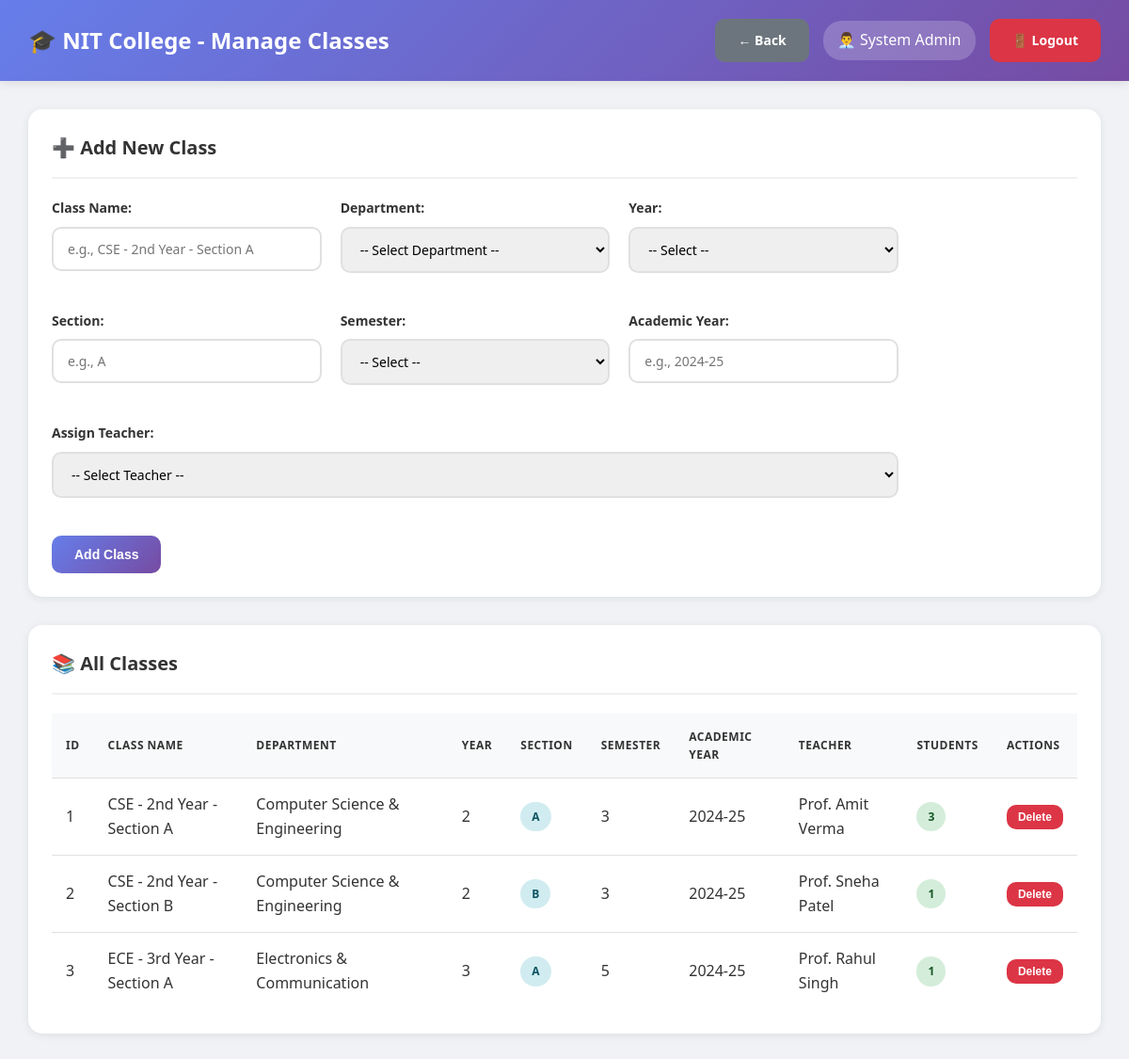
Screenshot of /nit_atttendance_system/admin/manage_classes.php (signed in) with the database file from the repository.
### tables this page shows
CREATE TABLE users (
    id INT AUTO_INCREMENT PRIMARY KEY,
    username VARCHAR(50) UNIQUE NOT NULL,
    password VARCHAR(255) NOT NULL,
    full_name VARCHAR(100) NOT NULL,
    email VARCHAR(100) UNIQUE NOT NULL,
    phone VARCHAR(15),
    role ENUM('admin', 'hod', 'teacher') NOT NULL,
    department_id INT DEFAULT NULL,
    is_active TINYINT(1) DEFAULT 1,
    created_at TIMESTAMP DEFAULT CURRENT_TIMESTAMP,
    FOREIGN KEY (department_id) REFERENCES departments(id) ON DELETE SET NULL
);

CREATE TABLE classes (
    id INT AUTO_INCREMENT PRIMARY KEY,
    class_name VARCHAR(100) NOT NULL,
    department_id INT NOT NULL,
    year INT NOT NULL,
    section VARCHAR(10) NOT NULL,
    teacher_id INT NOT NULL,
    semester INT NOT NULL,
    academic_year VARCHAR(20) NOT NULL,
    created_at TIMESTAMP DEFAULT CURRENT_TIMESTAMP,
    FOREIGN KEY (department_id) REFERENCES departments(id) ON DELETE CASCADE,
    FOREIGN KEY (teacher_id) REFERENCES users(id) ON DELETE CASCADE,
    UNIQUE KEY unique_class (department_id, year, section, semester, academic_year)
);

CREATE TABLE departments (
    id INT AUTO_INCREMENT PRIMARY KEY,
    dept_name VARCHAR(100) NOT NULL,
    dept_code VARCHAR(20) UNIQUE NOT NULL,
    hod_id INT DEFAULT NULL,
    created_at TIMESTAMP DEFAULT CURRENT_TIMESTAMP
);

### nit_atttendance_system/db.php (called while the page is built, shortened)
<?php
$conn = new mysqli(DB_HOST, DB_USER, DB_PASS, DB_NAME);
$conn->set_charset("utf8mb4");
$conn->query("SET time_zone = '+05:30'");
function isLoggedIn() {
    return isset($_SESSION['user_id']) && isset($_SESSION['role']);
}
function getCurrentUser() {
    global $conn;
    $user_id = $_SESSION['user_id'];
    $role = $_SESSION['role'];
    if ($role === 'student') {
        $query = "SELECT * FROM students WHERE id = ?";
    } elseif ($role === 'parent') {
        $query = "SELECT * FROM parents WHERE id = ?";
    } else {
        $query = "SELECT * FROM users WHERE id = ?";
    }
    $stmt = $conn->prepare($query);
    $stmt->bind_param("i", $user_id);
    $stmt->execute();
    $result = $stmt->get_result();
    return $result->fetch_assoc();
}
?>

### nit_atttendance_system/admin/manage_classes.php (the view, shortened to what this page needs)
<?php
require_once '../db.php';
$user = getCurrentUser();
$classes_query = "SELECT c.*, d.dept_name, u.full_name as teacher_name,
                  (SELECT COUNT(*) FROM students WHERE class_id = c.id) as student_count
                  FROM classes c
                  LEFT JOIN departments d ON c.department_id = d.id
                  LEFT JOIN users u ON c.teacher_id = u.id
                  ORDER BY c.class_name";
$classes = $conn->query($classes_query);
?>
<!DOCTYPE html>
<html lang="en">
<head>
    <link rel="stylesheet" href="../assets/style.css">
</head>
<body class="dashboard-container">
    <nav class="navbar">
        <div>
            <h1>🎓 NIT College - Manage Classes</h1>
        </div>
        <div class="user-info">
            <a href="index.php" class="btn btn-secondary">← Back</a>
            <span>👨‍💼 <?php echo htmlspecialchars($user['full_name']); ?></span>
            <a href="../logout.php" class="btn btn-danger">🚪 Logout</a>
        </div>
    </nav>
    <div class="main-content">
        <div class="table-container" style="margin-bottom: 30px;">
            <h3>➕ Add New Class</h3>
            <form method="POST" style="max-width: 900px; display: grid; grid-template-columns: 1fr 1fr 1fr; gap: 20px;">
                <div class="form-group">
                    <label>Class Name:</label>
                    <input type="text" name="class_name" required placeholder="e.g., CSE - 2nd Year - Section A">
                </div>
                <div class="form-group">
                    <label>Department:</label>
                    <select name="department_id" required id="department_select">
                        <option value="">-- Select Department --</option>
                    </select>
                </div>
                <div class="form-group">
                    <label>Year:</label>
                    <select name="year" required>
                        <option value="">-- Select --</option>
                    </select>
                </div>
                <div class="form-group">
                    <label>Section:</label>
                    <input type="text" name="section" required placeholder="e.g., A">
                </div>
                <div class="form-group">
                    <label>Semester:</label>
                    <select name="semester" required>
                        <option value="">-- Select --</option>
                    </select>
                </div>
                <div class="form-group">
                    <label>Academic Year:</label>
                    <input type="text" name="academic_year" required placeholder="e.g., 2024-25">
                </div>
                <div class="form-group" style="grid-column: 1 / -1;">
                    <label>Assign Teacher:</label>
                    <select name="teacher_id" required>
                        <option value="">-- Select Teacher --</option>
                    </select>
                </div>
                <div style="grid-column: 1 / -1;">
                    <button type="submit" name="add_class" class="btn btn-primary">Add Class</button>
                </div>
            </form>
        </div>
        <div class="table-container">
            <h3>📚 All Classes</h3>
            <table>
                <thead>
                    <tr>
                        <th>ID</th>
                        <th>Class Name</th>
                        <th>Department</th>
                        <th>Year</th>
                        <th>Section</th>
                        <th>Semester</th>
                        <th>Academic Year</th>
                        <th>Teacher</th>
                        <th>Students</th>
                        <th>Actions</th>
                    </tr>
                </thead>
                <tbody>
                    <?php while ($class = $classes->fetch_assoc()): ?>
                    <tr>
                        <td><?php echo $class['id']; ?></td>
                        <td><?php echo htmlspecialchars($class['class_name']); ?></td>
                        <td><?php echo htmlspecialchars($class['dept_name']); ?></td>
                        <td><?php echo $class['year']; ?></td>
                        <td><span class="badge badge-info"><?php echo htmlspecialchars($class['section']); ?></span></td>
                        <td><?php echo $class['semester']; ?></td>
                        <td><?php echo htmlspecialchars($class['academic_year']); ?></td>
                        <td><?php echo htmlspecialchars($class['teacher_name']); ?></td>
                        <td><span class="badge badge-success"><?php echo $class['student_count']; ?></span></td>
                        <td>
                            <form method="POST" style="display:inline;" onsubmit="return confirm('Delete this class?');">
                                <button type="submit" name="delete_class" class="btn btn-danger btn-sm">Delete</button>
                            </form>
                        </td>
                    </tr>
                    <?php endwhile; ?>
                </tbody>
            </table>
        </div>
    </div>
</body>
</html>

### nit_atttendance_system/assets/style.css (style rules this page uses)
* { margin: 0; padding: 0; box-sizing: border-box; }
body { font-family: 'Segoe UI', Tahoma, Geneva, Verdana, sans-serif; background: #f0f2f5; color: #333; line-height: 1.6; }
.form-group { margin-bottom: 20px; }
.form-group label { display: block; margin-bottom: 8px; color: #333; font-weight: 600; font-size: 14px; }
.form-group input, .form-group select, .form-group textarea { width: 100%; padding: 12px 15px; border: 2px solid #e0e0e0; border-radius: 10px; font-size: 14px; transition: all 0.3s ease; font-family: inherit; }
.btn { padding: 12px 24px; border: none; border-radius: 10px; font-size: 14px; font-weight: 600; cursor: pointer; transition: all 0.3s ease; text-decoration: none; display: inline-block; text-align: center; }
.btn-primary { background: linear-gradient(135deg, #667eea 0%, #764ba2 100%); color: white; }
.btn-danger { background: #dc3545; color: white; }
.btn-secondary { background: #6c757d; color: white; }
.btn-sm { padding: 6px 12px; font-size: 12px; }
.dashboard-container { background: #f0f2f5; min-height: 100vh; }
.navbar { background: linear-gradient(135deg, #667eea 0%, #764ba2 100%); color: white; padding: 20px 30px; display: flex; justify-content: space-between; align-items: center; box-shadow: 0 2px 10px rgba(0, 0, 0, 0.1); position: sticky; top: 0; z-index: 100; }
.navbar h1 { font-size: 24px; font-weight: 600; }
.navbar .user-info { display: flex; align-items: center; gap: 15px; }
.navbar .user-info span { background: rgba(255, 255, 255, 0.2); padding: 8px 15px; border-radius: 20px; }
.main-content { padding: 30px; max-width: 1400px; margin: 0 auto; }
.main-content h3 { margin-bottom: 20px; color: #333; font-size: 20px; }
.table-container { background: white; border-radius: 15px; padding: 25px; box-shadow: 0 2px 10px rgba(0, 0, 0, 0.08); overflow-x: auto; margin-bottom: 30px; }
.table-container h3 { margin-bottom: 20px; color: #333; font-size: 20px; padding-bottom: 15px; border-bottom: 2px solid #f0f0f0; }
table { width: 100%; border-collapse: collapse; }
table thead { background: #f8f9fa; }
table th, table td { padding: 15px; text-align: left; border-bottom: 1px solid #e0e0e0; }
table th { font-weight: 600; color: #333; text-transform: uppercase; font-size: 12px; letter-spacing: 0.5px; }
table tr:last-child td { border-bottom: none; }
.badge { padding: 6px 12px; border-radius: 20px; font-size: 12px; font-weight: 600; display: inline-block; }
.badge-success { background: #d4edda; color: #155724; }
.badge-info { background: #d1ecf1; color: #0c5460; }

### rows the page displays
users: full_name "System Admin"
classes: id "1", class_name "CSE - 2nd Year - Section A", department.dept_name "Computer Science & Engineering", year "2", section "A", semester "3", academic_year "2024-25", teacher.full_name "Prof. Amit Verma", student_count "3"
classes: id "2", class_name "CSE - 2nd Year - Section B", department.dept_name "Computer Science & Engineering", year "2", section "B", semester "3", academic_year "2024-25", teacher.full_name "Prof. Sneha Patel", student_count "1"
classes: id "3", class_name "ECE - 3rd Year - Section A", department.dept_name "Electronics & Communication", year "3", section "A", semester "5", academic_year "2024-25", teacher.full_name "Prof. Rahul Singh", student_count "1"
